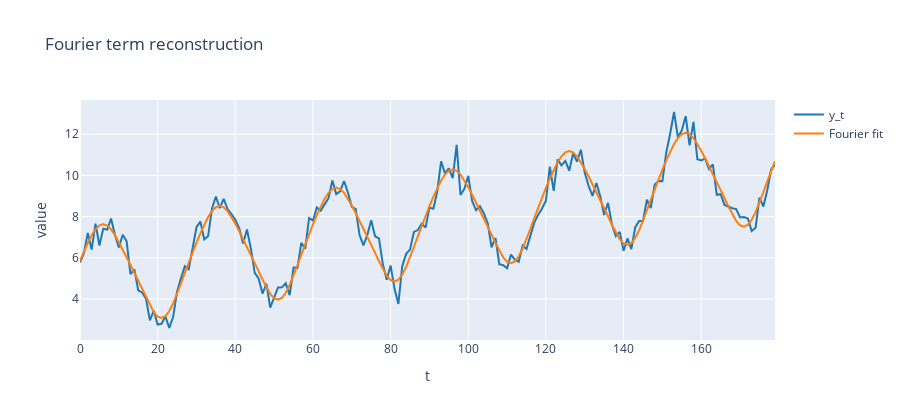

Notebook source saved alongside this figure:
### Code cell
fig = go.Figure()
fig.add_trace(go.Scatter(x=series.index, y=series, mode="lines", name="y_t", line=dict(color="#1f77b4")))
fig.add_trace(go.Scatter(x=series.index, y=y_hat, mode="lines", name="Fourier fit", line=dict(color="#ff7f0e")))
fig.update_layout(title="Fourier term reconstruction", xaxis_title="t", yaxis_title="value", height=420)
fig.show()

### Figure 1 — Plotly figure (JSON) as saved in the notebook; plotly's stock layout.template omitted (floating-point values rounded to 4 significant figures; data arrays with more than 128 entries replaced by an {"elided": "..."} marker saying what was removed)
{"data": [{"line": {"color": "#1f77b4"}, "mode": "lines", "name": "y_t", "type": "scatter", "x": {"elided": "180 int values"}, "y": {"elided": "180 float values"}}, {"line": {"color": "#ff7f0e"}, "mode": "lines", "name": "Fourier fit", "type": "scatter", "x": {"elided": "180 int values"}, "y": {"elided": "180 float values"}}], "layout": {"height": 420, "title": {"text": "Fourier term reconstruction"}, "xaxis": {"title": {"text": "t"}}, "yaxis": {"title": {"text": "value"}}}}
